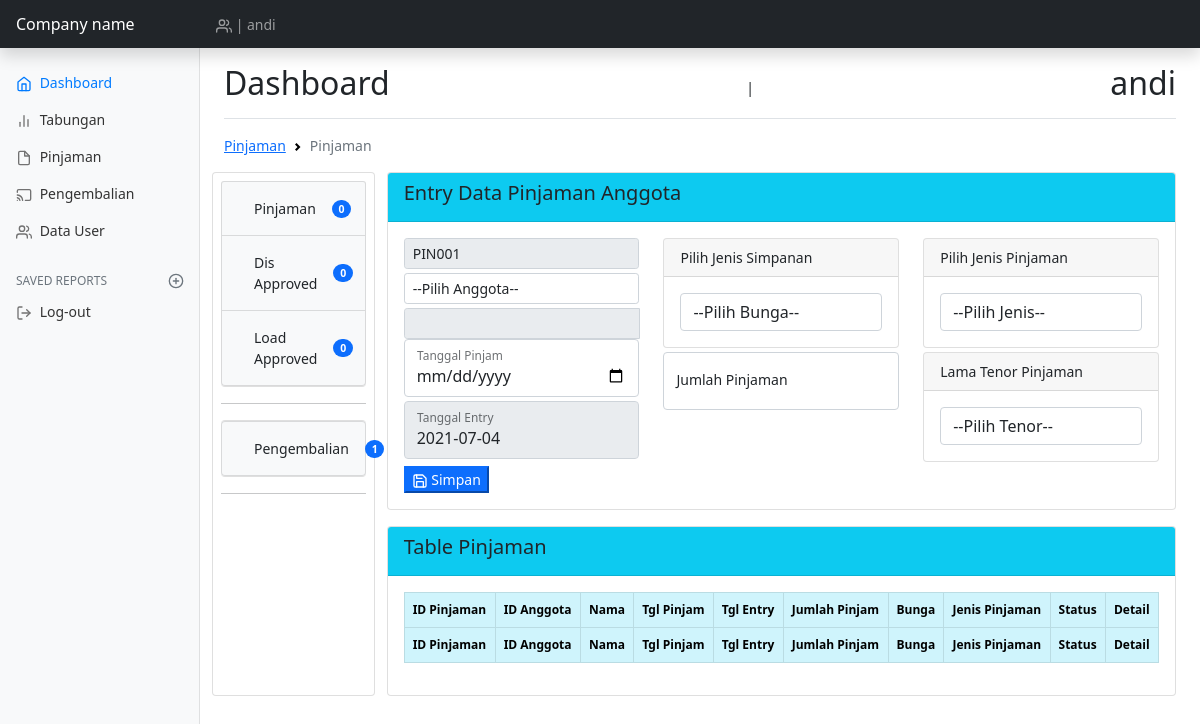
Page /views/index.php?page=pinjaman (signed in) on the earlier database version.
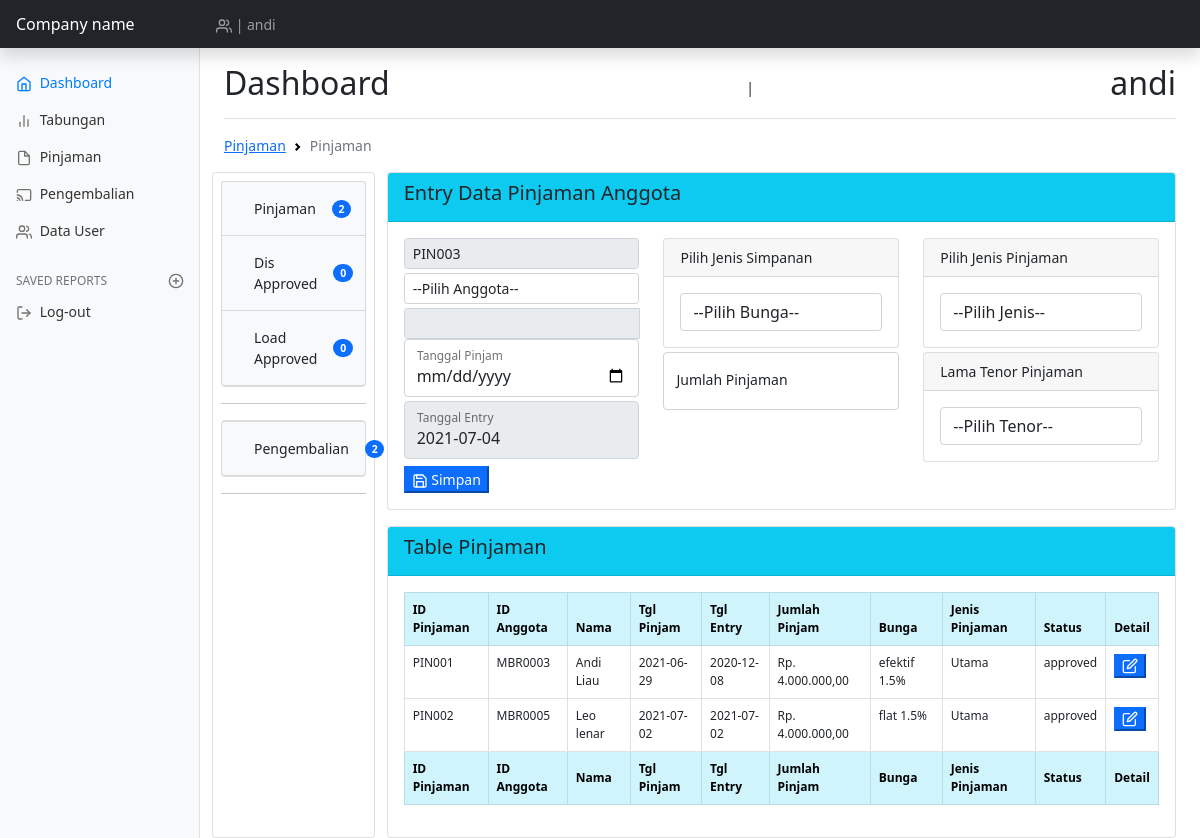
Same page on the later database version.
### tables this page shows
CREATE TABLE `tb_pinjaman` (
  `id_pinjaman` char(15) NOT NULL,
  `id_anggota` char(15) NOT NULL,
  `tgl_pinjam` date NOT NULL,
  `tgl_entry` date NOT NULL,
  `id_bunga` char(15) NOT NULL,
  `id_jenis_pinjaman` char(15) NOT NULL,
  `jumlah_pinjaman` varchar(100) NOT NULL,
  `tenor` varchar(10) NOT NULL
);

CREATE TABLE `tb_anggota` (
  `id_anggota` char(15) NOT NULL,
  `id_user` char(15) NOT NULL,
  `tgl_join` date NOT NULL,
  `nama_lengkap` varchar(100) NOT NULL,
  `tempat_lahir` varchar(25) NOT NULL,
  `tgl_lahir` date NOT NULL,
  `alamat_sekarang` varchar(100) NOT NULL,
  `no_telpn` char(15) NOT NULL,
  `simpanan_pokok` int(15) NOT NULL,
  `tgl_entry` date NOT NULL
);

CREATE TABLE `tb_bunga` (
  `id_bunga` int(15) NOT NULL,
  `jenis_bunga` varchar(20) NOT NULL,
  `jumlah_bunga` varchar(20) NOT NULL
);

CREATE TABLE `tb_jenis_pinjaman` (
  `id_jenis_pinjaman` int(15) NOT NULL,
  `jenis_pinjaman` varchar(20) NOT NULL
);

CREATE TABLE `tb_approv_pinjaman` (
  `id_approv_pin` int(100) NOT NULL,
  `id_pinjaman` char(15) NOT NULL,
  `tgl_approv` date NOT NULL,
  `status` varchar(100) NOT NULL
);

### assets/koneksi.php (called while the page is built, shortened)
<?php
function rupiah($angka){
	$hasil_rupiah = "Rp. " . number_format($angka,2,',','.');
	return $hasil_rupiah;
}
?>

### views/admin/pinjam/pinjam.php (the view, shortened to what the changed rows need)
<?php require_once('code_id.php'); ?>
<div class="row">
	<div class="col-sm-12">
	<div class="card mb-3">
		<div class="card-header bg-info">
			<h5 class="card-title">Entry Data Pinjaman Anggota</h5>
		</div>
		<div class="card-body">
			<form action="?pin=presentasi_pinjaman" method="post">
				<div class="row">
					<div class="col-sm-4">
						<div class="input-group input-group-sm mb-1">
						  <input type="text" class="form-control" name="id_pinjaman" value="<?= get_code($koneksi); ?>" readonly>
						</div>
						<div class="input-group input-group-sm mb-1">
						<select class="js-example-basic-single form-control" name="id_anggota" id="floa" aria-label="Floating label select example" required>
							<option value="">--Pilih Anggota--</option>
						</select>
						</div>
						<div class="input-group input-group-sm">
							<input type="text" class="form-control" name="jumlh" id="jumlh" readonly>
						</div>
						<div class="form-floating mb-1">
						  <input type="date" class="form-control" id="tgl_pinjam" name="tgl_pinjam" required>
						  <label for="tgl_simpan">Tanggal Pinjam</label>
						</div>
						<div class="form-floating mb-1">
						  <input type="text" class="form-control" id="tgl_entry" name="tgl_entry" readonly value="<?= date('Y-m-d') ?>">
						  <label for="tgl_entry">Tanggal Entry</label>
						</div>
					</div>
					<div class="col-sm-4">
						<div class="card mb-1">
							<div class="card-header">
								Pilih Jenis Simpanan
							</div>
							<div class="card-body">
								<div class="row">
									<div class="col-sm-12">
									<select class="js-example-basic-single form-control" name="id_bunga" id="floatingSelect2" aria-label="Floating label select example" required>
										<option value="">--Pilih Bunga--</option>
									</select>
									</div>
									</div>
								</div>
							</div>
							<div class="form-floating mb-1">
							  <input type="text" class="form-control" id="jml_pinjaman" name="jml_pinjaman" placeholder="Jumlah Pinjaman" required>
							  <label for="jml_pinjaman">Jumlah Pinjaman</label>
							</div>
						</div>
						<div class="col-sm-4">
							<div class="card mb-1">
								<div class="card-header">
									Pilih Jenis Pinjaman
								</div>
								<div class="card-body">
									<div class="row">
										<div class="col-sm-12">
										<select class="js-example-basic-single form-control" name="id_jenis_pinjaman" id="floatingSelect3" aria-label="Floating label select example" required>
											<option value="">--Pilih Jenis--</option>
										</select>
										</div>
										</div>
									</div>
								</div>
								<div class="card mb-1">
								<div class="card-header">
									Lama Tenor Pinjaman
								</div>
								<div class="card-body">
									<div class="row">
										<div class="col-sm-12">
										<select class="js-example-basic-single form-control" name="tenor" id="tenor" required>
											<option value="">--Pilih Tenor--</option>
										</select>
										</div>
										</div>
									</div>
								</div>
						</div>
					</div>
					<div class="col-sm-4">
						<button type="submit" name="tampil_presen" class="btn-md btn-primary"><span data-feather="save"></span> Simpan</button>
					</div>
				</div>
		</div>
	</div>
	</div>
	<div class="col-sm-12">
		<div class="card">
			<div class="card-header bg-info">
				<h5 class="card-title">Table Pinjaman</h5>
			</div>
			<div class="card-body">
				<div class="table-responsive">
					<table id="example" class="display table table-bordered" style="width: 100%; font-size: 12px;">
						<thead class="table-info">
							<tr>
								<th>ID Pinjaman</th>
								<th>ID Anggota</th>
								<th>Nama</th>
								<th>Tgl Pinjam</th>
								<th>Tgl Entry</th>
								<th>Jumlah Pinjam</th>
								<th>Bunga</th>
								<th>Jenis Pinjaman</th>
								<th>Status</th>
								<th>Detail</th>
							</tr>
						</thead>
						<tbody>
							<?php
							$sqlu = mysqli_query($koneksi, "select * from tb_pinjaman x inner join tb_bunga y on y.id_bunga = x.id_bunga inner join tb_jenis_pinjaman z on z.id_jenis_pinjaman = x.id_jenis_pinjaman inner join tb_anggota w on w.id_anggota = x.id_anggota");
							while ($datau = mysqli_fetch_array($sqlu)) {
								$ce = mysqli_query($koneksi, "select * from tb_approv_pinjaman where id_pinjaman = '".$datau['id_pinjaman']."' and status = 'approved'");
								$dc = mysqli_num_rows($ce);
								$dapp = mysqli_fetch_array($ce);
								if ($dc > 0) {
								?>
								<tr>
									<td><?= $datau['id_pinjaman']; ?></td>
									<td><?= $datau['id_anggota']; ?></td>
									<td><?= $datau['nama_lengkap'];?></td>
									<td><?= $datau['tgl_pinjam']; ?></td>
									<td><?= $datau['tgl_entry']; ?></td>
									<td><?= rupiah($datau['jumlah_pinjaman']); ?></td>
									<td><?= $datau['jenis_bunga']." ".$datau['jumlah_bunga']."% "; ?></td>
									<td><?= $datau['jenis_pinjaman']; ?></td>
									<td><?= $dapp['status']; ?></td>
									<td><a href="?pin=detail_pinjaman&idpin=<?= $datau['id_pinjaman']; ?>"><button class="btn-md btn-primary"><span data-feather='edit'></span></button></a></td>
								</tr>
							<?php }
							}
							?>
						</tbody>
						<tfoot class="table-info">
							<tr>
								<th>ID Pinjaman</th>
								<th>ID Anggota</th>
								<th>Nama</th>
								<th>Tgl Pinjam</th>
								<th>Tgl Entry</th>
								<th>Jumlah Pinjam</th>
								<th>Bunga</th>
								<th>Jenis Pinjaman</th>
								<th>Status</th>
								<th>Detail</th>
							</tr>
						</tfoot>
					</table>
				</div>
			</div>
		</div>
	</div>
</div>

### views/admin/code_num.php (shortened to what the changed rows need)
<?php
function pinjaman($koneksi){
	$sql = mysqli_query($koneksi, "SELECT * FROM tb_pinjaman x inner join tb_approv_pinjaman y on y.id_pinjaman = x.id_pinjaman");
	$c = mysqli_num_rows($sql);
	echo $c;
}
function dis_approv($koneksi){
	$sql = mysqli_query($koneksi, "SELECT * FROM tb_pinjaman x inner join tb_approv_pinjaman y on y.id_pinjaman = x.id_pinjaman where status = 'dis approved'");
	echo mysqli_num_rows($sql);
}
function load_approv($koneksi){
	$sql = mysqli_query($koneksi, "SELECT * FROM tb_pinjaman X LEFT JOIN tb_approv_pinjaman Y ON y.id_pinjaman = x.id_pinjaman where status = 'waithing'");
	echo mysqli_num_rows($sql);
}
function pengembalian($koneksi){
	$sql = mysqli_query($koneksi,"SELECT * FROM tb_pengembalian GROUP BY id_pinjaman");
	echo mysqli_num_rows($sql);
}
?>

Differences in the rows shown:
added tb_pinjaman: id_pinjaman "PIN001", id_anggota.id_anggota "MBR0003", id_anggota.nama_lengkap "Andi Liau", tgl_pinjam "2021-06-29", id_anggota.tgl_entry "2020-12-08", jumlah_pinjaman "Rp. 4.000.000,00", id_bunga.jenis_bunga "efektif", id_bunga.jumlah_bunga "1.5", id_jenis_pinjaman.jenis_pinjaman "Utama", tb_approv_pinjaman.status "approved"
added tb_pinjaman: id_pinjaman "PIN002", id_anggota.id_anggota "MBR0005", id_anggota.nama_lengkap "Leo lenar", tgl_pinjam "2021-07-02", id_anggota.tgl_entry "2021-07-02", jumlah_pinjaman "Rp. 4.000.000,00", id_bunga.jenis_bunga "flat", id_bunga.jumlah_bunga "1.5", id_jenis_pinjaman.jenis_pinjaman "Utama", tb_approv_pinjaman.status "approved"
Other differences:
$c: "0" → "2"
mysqli_num_rows($sql): "1" → "2"
form field id_pinjaman: "PIN001" → "PIN003"
